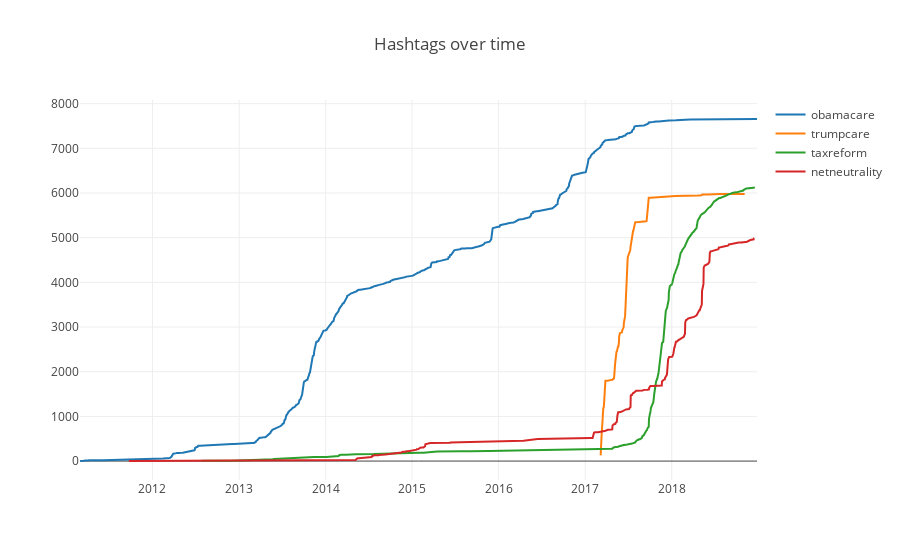

This figure's notebook cell:
### Code cell
import plotly.graph_objs as go

def get_tagdf(tag_name, cumsum=True):
    taggis = date_tag[tag_name]
    taggis.sort()

    df_date_tag = pd.DataFrame(taggis)
    df_date_tag = df_date_tag.groupby(0).sum()
    if cumsum:
        df_date_tag = df_date_tag.cumsum()
    return go.Scatter(x=df_date_tag.index, y=df_date_tag[1], name=tag_name)

dt1 = get_tagdf('obamacare')
dt2 = get_tagdf('trumpcare')
dt3 = get_tagdf('taxreform')
dt4 = get_tagdf('netneutrality')

data = [dt1, dt2, dt3, dt4]

layout = dict(
    title = "Hashtags over time"
)

fig = dict(data=data, layout=layout)

py.iplot(fig, filename = 'Hashtags over time')

### Figure 1 — Plotly figure (JSON) as saved in the notebook; plotly's stock layout.template omitted (floating-point values rounded to 4 significant figures; data arrays with more than 128 entries replaced by an {"elided": "..."} marker saying what was removed)
{"data": [{"name": "obamacare", "type": "scatter", "uid": "0da02540-6f1d-404f-a849-caf609b1fcf8", "x": {"elided": "939 str values"}, "y": {"elided": "939 int values"}}, {"name": "trumpcare", "type": "scatter", "uid": "c0f5cc8b-f946-45e6-927e-4c4e66160976", "x": {"elided": "149 str values"}, "y": {"elided": "149 int values"}}, {"name": "taxreform", "type": "scatter", "uid": "0c066086-4d55-4d75-ad64-427e2d864d95", "x": {"elided": "529 str values"}, "y": {"elided": "529 int values"}}, {"name": "netneutrality", "type": "scatter", "uid": "dedbf8f3-4fd9-4715-9e62-3601aca58bcf", "x": {"elided": "354 str values"}, "y": {"elided": "354 int values"}}], "layout": {"title": {"text": "Hashtags over time"}}}
